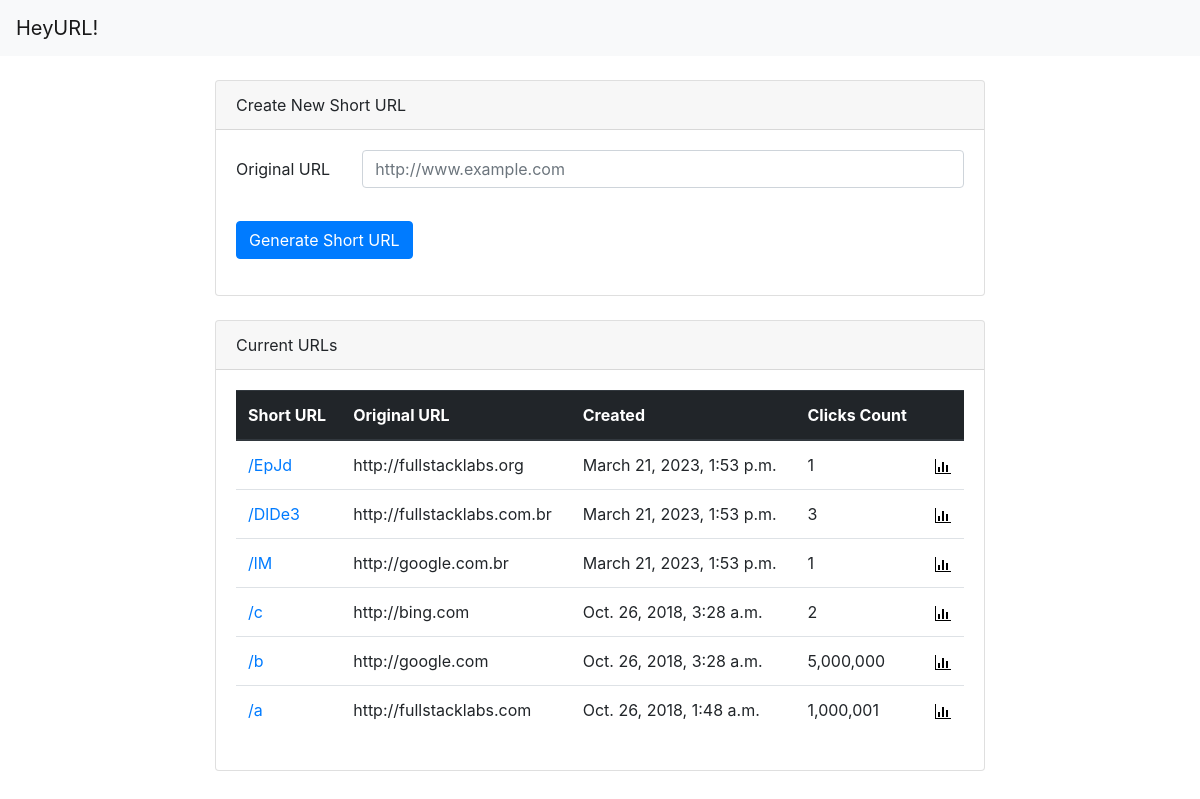
The page / on the database its author committed.
### heyurl/models/url.py (models this page shows, shortened)
class Url(models.Model):
    class JSONAPIMeta:
        resource_name = "urls"
    short_url = models.CharField(max_length=255)
    original_url = models.CharField(max_length=255)
    clicks = models.IntegerField(default=0)
    created_at = models.DateTimeField('date created')
    updated_at = models.DateTimeField('date updated')

### heyurl/views.py (the view)
def index(request):
    return _render_index(request)

### heyurl/forms/url_form.py
class UrlForm(forms.Form):
    original_url = forms.CharField(label='Original URL', max_length=255, required=True,
                                   widget=forms.TextInput(
                                       attrs={
                                           'class': "form-control",
                                           'placeholder': 'http://www.example.com'
                                       }
                                   ))

### heyurl/views.py (called while the page is built)
def _render_index(request, form: Optional[UrlForm] = None):
    urls = Url.objects.order_by('-created_at')
    if form is None:
        form = UrlForm()
    context = {
        'urls': urls,
        'form': form
    }
    return render(request, 'heyurl/index.html', context)

### heyurl/templates/heyurl/index.html (shortened to what this page needs)
<!DOCTYPE html>
<html>
<head>
    {% load static %}
    <link rel="stylesheet" type="text/css" href="{% static 'heyurl/bootstrap.min.css' %}">
    <link rel="stylesheet" type="text/css" href="{% static 'heyurl/style.css' %}">
</head>
<body>
<nav class="navbar navbar-expand-lg navbar-light bg-light mb-sm-4">
    <a class="navbar-brand" href="#">HeyURL!</a>
</nav>
<div class="container-fluid">
    <div class="row">
        <div class="col-8 offset-sm-2">
            <div class="card mb-sm-4">
                <div class="card-header">
                    Create New Short URL
                </div>
                <div class="card-body">
                    <form action="{% url 'store' %}" method="post">
                        {% for field in form %}
                            <div class="form-group row">
                                <label for="{{ field.auto_id }}"
                                       class="col-sm-2 col-form-label">{{ field.label }}</label>
                                <div class="col-sm-10">
                                    {{ field }}
                                </div>
                            </div>
                            <div class="form-group row">
                                <div class="col-sm-12">
                                </div>
                            </div>
                        {% endfor %}
                        <div class="form-group row">
                            <div class="col-sm-10">
                                <button type="submit" class="btn btn-primary">Generate Short URL</button>
                            </div>
                        </div>
                    </form>
                </div>
            </div>
            <div class="card mb-sm-4">
                <div class="card-header">
                    Current URLs
                </div>
                <div class="card-body">
                    {% if urls %}
                        {% load humanize %}
                        <table class="table">
                            <thead class="thead-dark">
                            <tr>
                                <th scope="col">Short URL</th>
                                <th scope="col">Original URL</th>
                                <th scope="col">Created</th>
                                <th scope="col">Clicks Count</th>
                                <th scope="col"></th>
                            </tr>
                            </thead>
                            <tbody>
                            {% for url in urls %}
                                <tr>
                                    <td>
                                        <a href="/u/{{ url.short_url }}" target ="_blank">/{{ url.short_url }}</a>
                                    </td>
                                    <td>{{ url.original_url }}</td>
                                    <td>{{ url.created_at }}</td>
                                    <td>{{ url.clicks|intcomma }}</td>
                                    <td><a href="/metric-panel/{{ url.short_url }}">
                                        <svg class="octicon octicon-graph" viewBox="0 0 16 16" version="1.1" width="16"
                                             height="16" aria-hidden="true">
                                            <path fill-rule="evenodd"
                                                  d="M16 14v1H0V0h1v14h15zM5 13H3V8h2v5zm4 0H7V3h2v10zm4 0h-2V6h2v7z"></path>
                                        </svg>
                                    </a></td>
                                </tr>
                            {% endfor %}
                            </tbody>
                        </table>
                    {% else %}
                        <div class="alert alert-light" role="alert">
                            There are no URLs in the system yet!
                        </div>
                    {% endif %}
                </div>
            </div>
        </div>
    </div>
</div>
</body>
</html>

### rows shown on the page
Url: short_url "EpJd", original_url "http://fullstacklabs.org", created_at "March 21, 2023, 1:53 p.m.", clicks "1"
Url: short_url "DlDe3", original_url "http://fullstacklabs.com.br", created_at "March 21, 2023, 1:53 p.m.", clicks "3"
Url: short_url "lM", original_url "http://google.com.br", created_at "March 21, 2023, 1:53 p.m.", clicks "1"
Url: short_url "c", original_url "http://bing.com", created_at "Oct. 26, 2018, 3:28 a.m.", clicks "2"
Url: short_url "b", original_url "http://google.com", created_at "Oct. 26, 2018, 3:28 a.m.", clicks "5,000,000"
Url: short_url "a", original_url "http://fullstacklabs.com", created_at "Oct. 26, 2018, 1:48 a.m.", clicks "1,000,001"

### other values the page prints
{{ field.label }} "Original URL"
